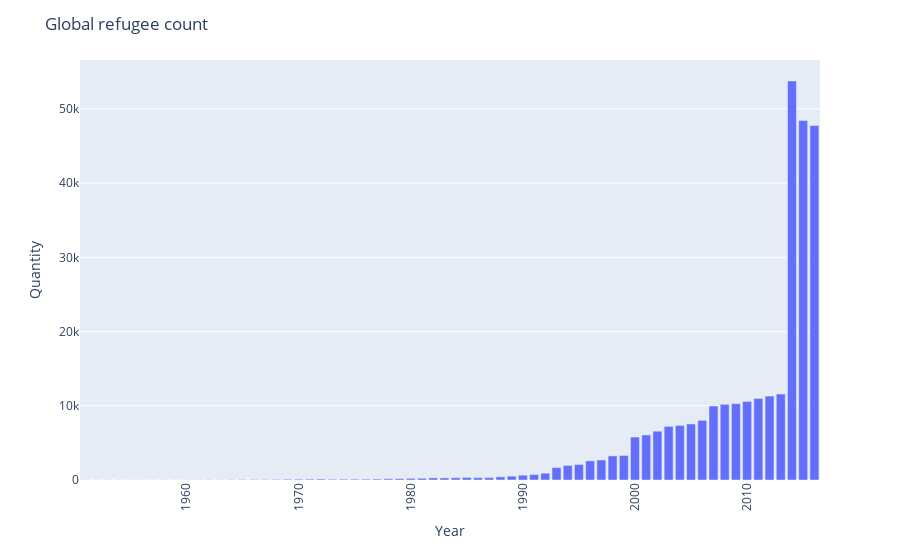

Notebook cell for this chart:
### Markdown cell above
### Global refugee count

### Code cell
ts_df = pd.read_csv('data/time_series.csv')
jaren = ts_df['Year'].value_counts().sort_index()

fig = px.bar(x=jaren.index, y=jaren.values)
fig.update_layout(
    xaxis=dict(title='Year'),
    yaxis=dict(title='Quantity'),
    title='Global refugee count',
    xaxis_tickangle=-90
)

fig.show()

### Figure 1 — Plotly figure (JSON) as saved in the notebook; plotly's stock layout.template omitted (floating-point values rounded to 4 significant figures)
{"data": [{"alignmentgroup": "True", "hovertemplate": "x=%{x}<br>y=%{y}<extra></extra>", "legendgroup": "", "marker": {"color": "#636efa", "pattern": {"shape": ""}}, "name": "", "offsetgroup": "", "orientation": "v", "showlegend": false, "textposition": "auto", "type": "bar", "x": [1951, 1952, 1953, 1954, 1955, 1956, 1957, 1958, 1959, 1960, 1961, 1962, 1963, 1964, 1965, 1966, 1967, 1968, 1969, 1970, 1971, 1972, 1973, 1974, 1975, 1976, 1977, 1978, 1979, 1980, 1981, 1982, 1983, 1984, 1985, 1986, 1987, 1988, 1989, 1990, 1991, 1992, 1993, 1994, 1995, 1996, 1997, 1998, 1999, 2000, 2001, 2002, 2003, 2004, 2005, 2006, 2007, 2008, 2009, 2010, 2011, 2012, 2013, 2014, 2015, 2016], "xaxis": "x", "y": [21, 17, 17, 20, 16, 16, 16, 18, 18, 19, 25, 26, 29, 41, 54, 60, 56, 77, 98, 111, 112, 130, 96, 106, 115, 108, 128, 163, 185, 221, 237, 285, 279, 304, 348, 312, 318, 430, 517, 647, 741, 912, 1677, 1965, 2087, 2579, 2693, 3247, 3307, 5789, 6069, 6576, 7219, 7352, 7549, 8035, 9972, 10196, 10286, 10579, 10992, 11307, 11583, 53753, 48426, 47754], "yaxis": "y"}], "layout": {"barmode": "relative", "legend": {"tracegroupgap": 0}, "margin": {"t": 60}, "title": {"text": "Global refugee count"}, "xaxis": {"anchor": "y", "domain": [0, 1], "tickangle": -90, "title": {"text": "Year"}}, "yaxis": {"anchor": "x", "domain": [0, 1], "title": {"text": "Quantity"}}}}
